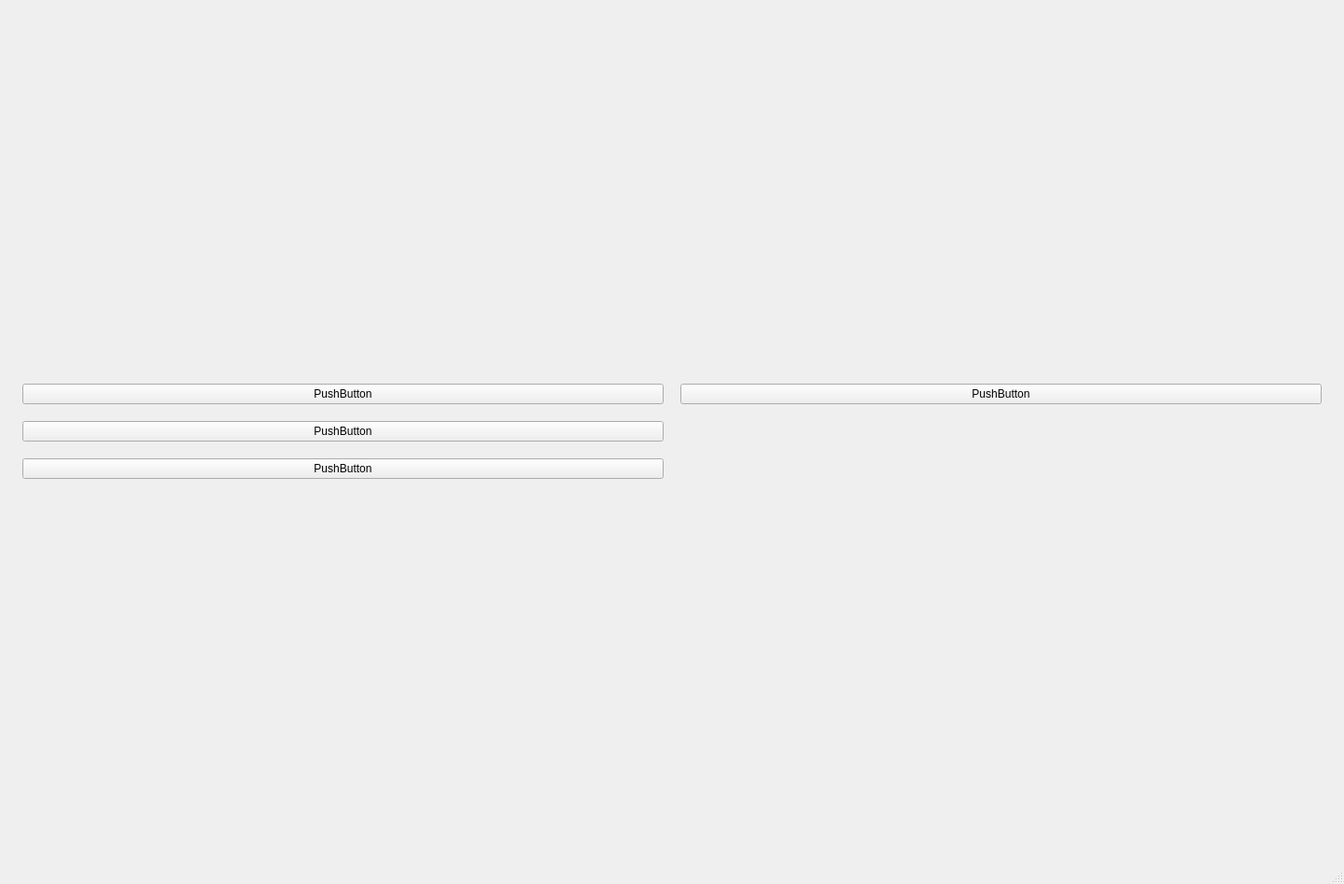
<?xml version="1.0" encoding="UTF-8"?>
<ui version="4.0">
 <class>MainWindow</class>
 <widget class="QMainWindow" name="MainWindow">
  <property name="geometry">
   <rect>
    <x>0</x>
    <y>0</y>
    <width>1440</width>
    <height>947</height>
   </rect>
  </property>
  <property name="windowTitle">
   <string>XY Pozicioner</string>
  </property>
  <widget class="QWidget" name="centralwidget">
   <layout class="QVBoxLayout" name="rootLayout">
    <property name="spacing">
     <number>18</number>
    </property>
    <property name="leftMargin">
     <number>24</number>
    </property>
    <property name="topMargin">
     <number>20</number>
    </property>
    <property name="rightMargin">
     <number>24</number>
    </property>
    <property name="bottomMargin">
     <number>20</number>
    </property>
    <item>
     <layout class="QGridLayout" name="gridLayout">
      <item row="0" column="1">
       <widget class="QPushButton" name="pushButton_4">
        <property name="text">
         <string>PushButton</string>
        </property>
       </widget>
      </item>
      <item row="2" column="1">
       <layout class="QVBoxLayout" name="verticalLayout"/>
      </item>
      <item row="2" column="0">
       <widget class="QPushButton" name="pushButton">
        <property name="text">
         <string>PushButton</string>
        </property>
       </widget>
      </item>
      <item row="0" column="0">
       <widget class="QPushButton" name="pushButton_3">
        <property name="text">
         <string>PushButton</string>
        </property>
       </widget>
      </item>
      <item row="1" column="0">
       <widget class="QPushButton" name="pushButton_2">
        <property name="text">
         <string>PushButton</string>
        </property>
       </widget>
      </item>
     </layout>
    </item>
   </layout>
  </widget>
  <widget class="QMenuBar" name="menubar">
   <property name="geometry">
    <rect>
     <x>0</x>
     <y>0</y>
     <width>1440</width>
     <height>25</height>
    </rect>
   </property>
  </widget>
  <widget class="QStatusBar" name="statusbar"/>
 </widget>
 <resources/>
 <connections/>
</ui>
